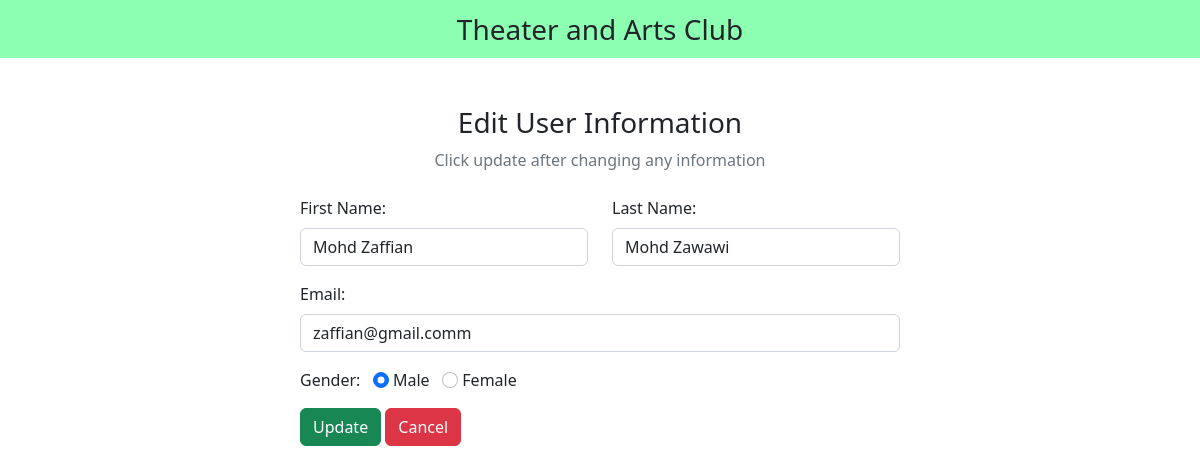
/edit_membership.php?id=1, run on the app's committed database.
### tables this page shows
CREATE TABLE `members` (
  `id` int NOT NULL,
  `first_name` varchar(150) NOT NULL,
  `last_name` varchar(150) NOT NULL,
  `email` varchar(150) NOT NULL,
  `gender` varchar(50) NOT NULL,
  `username` varchar(150) NOT NULL,
  `password` varchar(150) NOT NULL
);

### edit_membership.php (the view, shortened to what this page needs)
<?php
include "db_conn.php";
$id = $_GET["id"];
?>
<!DOCTYPE html>
<html lang="en">
<head>
  <link href="https://cdn.jsdelivr.net/npm/bootstrap@5.2.3/dist/css/bootstrap.min.css" rel="stylesheet">
  <link rel="stylesheet" href="https://cdnjs.cloudflare.com/ajax/libs/font-awesome/6.4.0/css/all.min.css" />
</head>
<body>
  <nav class="navbar navbar-light justify-content-center fs-3 mb-5" style="background-color: #00ff5573;">
    Theater and Arts Club
  </nav>
  <div class="container">
    <div class="text-center mb-4">
      <h3>Edit User Information</h3>
      <p class="text-muted">Click update after changing any information</p>
    </div>
    <?php
    $sql = "SELECT * FROM `members` WHERE id = $id LIMIT 1";
    $result = mysqli_query($conn, $sql);
    $row = mysqli_fetch_assoc($result);
    ?>
    <div class="container d-flex justify-content-center">
      <form action="" method="post" style="width:50vw; min-width:300px;">
        <div class="row mb-3">
          <div class="col">
            <label class="form-label">First Name:</label>
            <input type="text" class="form-control" name="first_name" value="<?php echo $row['first_name'] ?>">
          </div>
          <div class="col">
            <label class="form-label">Last Name:</label>
            <input type="text" class="form-control" name="last_name" value="<?php echo $row['last_name'] ?>">
          </div>
        </div>
        <div class="mb-3">
          <label class="form-label">Email:</label>
          <input type="email" class="form-control" name="email" value="<?php echo $row['email'] ?>">
        </div>
        <div class="form-group mb-3">
          <label>Gender:</label>
          <input type="radio" class="form-check-input" name="gender" id="male" value="male" <?php echo ($row["gender"] == 'male') ? "checked" : ""; ?>>
          <label for="male" class="form-input-label">Male</label>
          <input type="radio" class="form-check-input" name="gender" id="female" value="female" <?php echo ($row["gender"] == 'female') ? "checked" : ""; ?>>
          <label for="female" class="form-input-label">Female</label>
        </div>
        <div>
          <button type="submit" class="btn btn-success" name="submit">Update</button>
          <a href="index.php" class="btn btn-danger">Cancel</a>
        </div>
      </form>
    </div>
  </div>
</body>
</html>

### data on the page
members: first_name "Mohd Zaffian", last_name "Mohd Zawawi", email "zaffian@gmail.comm", gender "☑ Male", gender "☐ Female"
